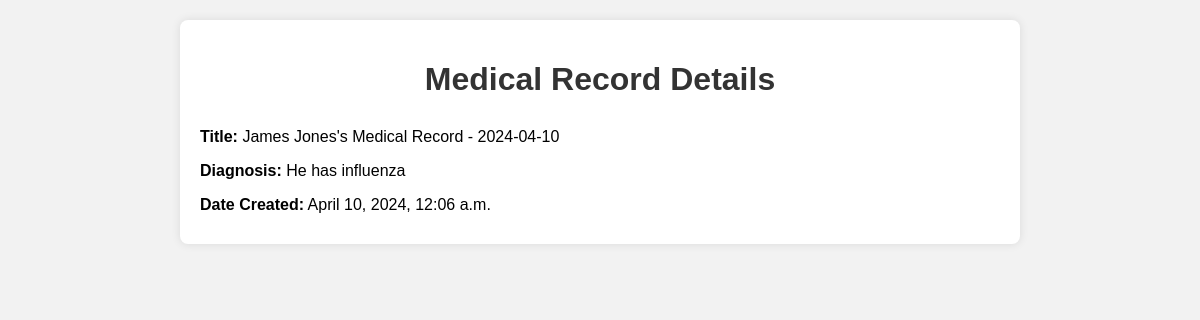
Page /patients/patients/5/medical-records/15/ on the committed database.
### patients/models.py (models this page shows, shortened)
class MedicalRecord(models.Model):
    patient = models.ForeignKey(Patient, on_delete=models.CASCADE)
    title = models.CharField(max_length=255)  # Add a field for the title
    diagnosis = models.CharField(max_length=100)
    date_created = models.DateTimeField(default=timezone.now)

### patients/views.py (the view)
# urls.py: path('patients/<int:patient_id>/medical-records/<int:record_id>/', views.medical_record_detail_view, name='medical_record_detail'),
def medical_record_detail_view(request, patient_id, record_id):
    medical_record = get_object_or_404(MedicalRecord, pk=record_id)
    return render(request, 'medical_record_detail.html', {'medical_record': medical_record})

### templates/medical_record_detail.html (shortened to what this page needs)
<!DOCTYPE html>
<html lang="en">
<head>
</head>
<body>
    <div class="container">
        <h1>Medical Record Details</h1>
        <p><strong>Title:</strong> {{ medical_record.title }}</p>
        <p><strong>Diagnosis:</strong> {{ medical_record.diagnosis }}</p>
        <p><strong>Date Created:</strong> {{ medical_record.date_created }}</p>
    </div>
</body>
</html>

### templates/medical_record_detail.html (style rules this page uses)
body { font-family: Arial, sans-serif; margin: 0; padding: 20px; background-color: #f2f2f2; }
.container { max-width: 800px; margin: auto; background-color: #fff; border-radius: 8px; box-shadow: 0 0 10px rgba(0, 0, 0, 0.1); padding: 20px; }
h1 { color: #333; text-align: center; margin-bottom: 30px; }
p { margin-bottom: 10px; }

### rows in the picture
MedicalRecord: title "James Jones's Medical Record - 2024-04-10", diagnosis "He has influenza", date_created "April 10, 2024, 12:06 a.m."
